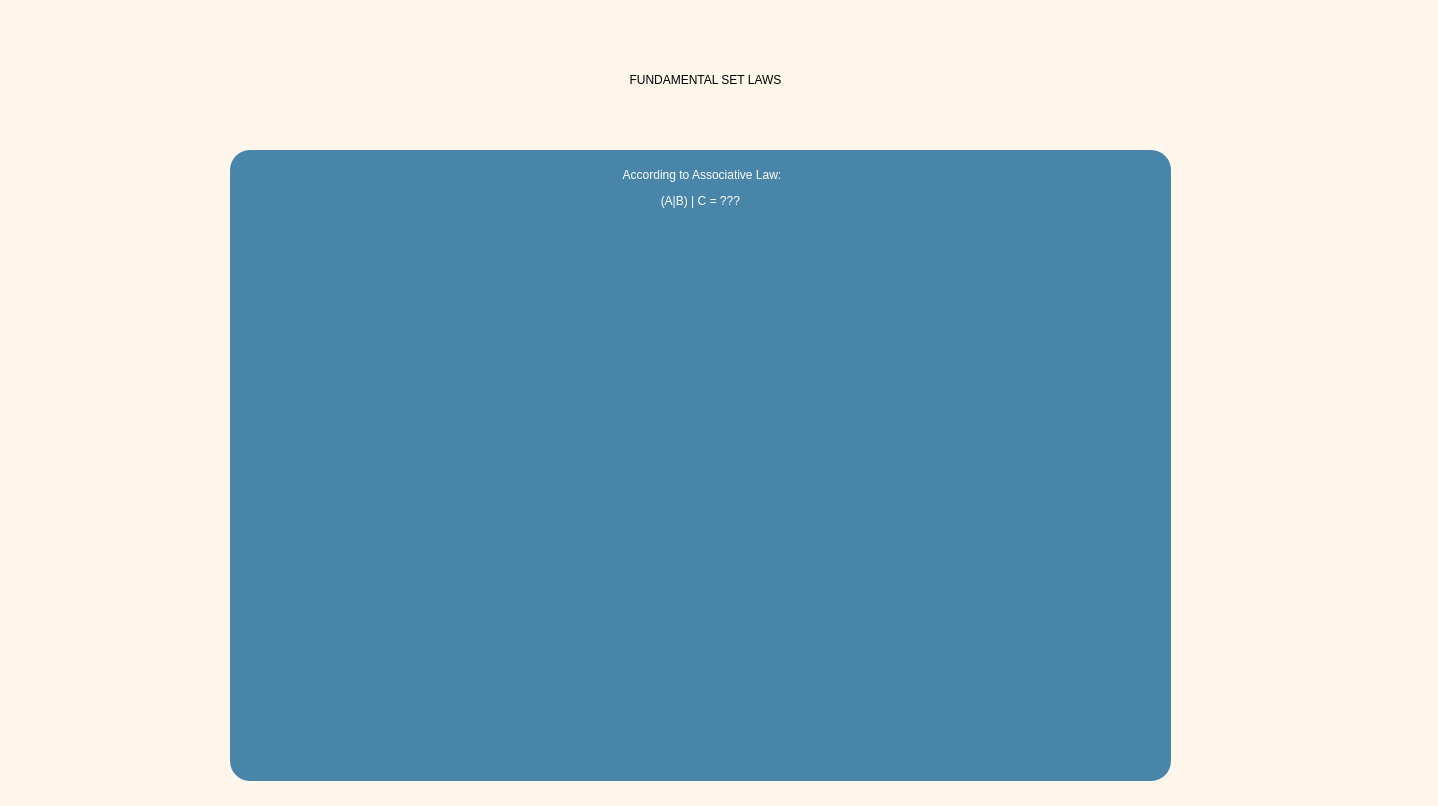
<?xml version="1.0" encoding="UTF-8"?>
<ui version="4.0">
 <class>MainWindow</class>
 <widget class="QMainWindow" name="MainWindow">
  <property name="geometry">
   <rect>
    <x>0</x>
    <y>0</y>
    <width>1438</width>
    <height>806</height>
   </rect>
  </property>
  <property name="windowTitle">
   <string>MainWindow</string>
  </property>
  <property name="autoFillBackground">
   <bool>false</bool>
  </property>
  <property name="styleSheet">
   <string notr="true">QWidget{
	background-color: rgba(255, 246, 233, 168);
}

QPushButton{
	background-color: rgb(73,133,168);
	border-radius: 20%;
	color: white;
	font: 16pt &quot;Verdana&quot;;
}

QPushButton:hover{
	background-color: rgb(93,153,168);
	border: 2px solid rgb(53, 54, 90);
}
</string>
  </property>
  <widget class="QWidget" name="centralwidget">
   <property name="styleSheet">
    <string notr="true"/>
   </property>
   <widget class="QLabel" name="Question_label">
    <property name="geometry">
     <rect>
      <x>230</x>
      <y>150</y>
      <width>941</width>
      <height>631</height>
     </rect>
    </property>
    <property name="styleSheet">
     <string notr="true">#Question_label{
	background-color: rgb(73, 133, 168);
	font: italic 26pt &quot;Verdana&quot;;
	color: white;
	border-radius: 20%;
	padding-top: 15%;
}

#Question_label::hover{
	background-color:transparent;
	color: black;
}</string>
    </property>
    <property name="text">
     <string>&lt;html&gt;&lt;head/&gt;&lt;body&gt;&lt;p align=&quot;center&quot;&gt;According to Associative Law:&lt;/p&gt;&lt;p align=&quot;center&quot;&gt;(A|B) | C = ??? &lt;/p&gt;&lt;/body&gt;&lt;/html&gt;</string>
    </property>
    <property name="textFormat">
     <enum>Qt::RichText</enum>
    </property>
    <property name="scaledContents">
     <bool>true</bool>
    </property>
    <property name="alignment">
     <set>Qt::AlignLeading|Qt::AlignLeft|Qt::AlignTop</set>
    </property>
    <property name="margin">
     <number>0</number>
    </property>
   </widget>
   <widget class="QLabel" name="Answer_label">
    <property name="geometry">
     <rect>
      <x>230</x>
      <y>150</y>
      <width>941</width>
      <height>631</height>
     </rect>
    </property>
    <property name="styleSheet">
     <string notr="true">#Answer_label{
	background-color: white;
	border-radius: 20%;
	font: bold 32pt &quot;Verdana&quot;;
}</string>
    </property>
    <property name="text">
     <string>&lt;html&gt;&lt;head/&gt;&lt;body&gt;&lt;p align=&quot;center&quot;&gt;&lt;br/&gt;&lt;/p&gt;&lt;p align=&quot;center&quot;&gt;&lt;br/&gt;&lt;/p&gt;&lt;p align=&quot;center&quot;&gt;A | (B|C)&lt;/p&gt;&lt;p align=&quot;center&quot;&gt;&lt;br/&gt;&lt;/p&gt;&lt;p align=&quot;center&quot;&gt;&lt;br/&gt;&lt;/p&gt;&lt;p align=&quot;center&quot;&gt;&lt;br/&gt;&lt;/p&gt;&lt;p align=&quot;center&quot;&gt;&lt;br/&gt;&lt;/p&gt;&lt;p align=&quot;center&quot;&gt;&lt;br/&gt;&lt;/p&gt;&lt;p align=&quot;center&quot;&gt;&lt;br/&gt;&lt;/p&gt;&lt;p align=&quot;center&quot;&gt;&lt;br/&gt;&lt;/p&gt;&lt;/body&gt;&lt;/html&gt;</string>
    </property>
    <property name="textFormat">
     <enum>Qt::RichText</enum>
    </property>
    <property name="scaledContents">
     <bool>true</bool>
    </property>
    <property name="alignment">
     <set>Qt::AlignLeading|Qt::AlignLeft|Qt::AlignTop</set>
    </property>
    <property name="margin">
     <number>2</number>
    </property>
   </widget>
   <widget class="QLabel" name="Image_label">
    <property name="geometry">
     <rect>
      <x>390</x>
      <y>410</y>
      <width>671</width>
      <height>351</height>
     </rect>
    </property>
    <property name="text">
     <string/>
    </property>
    <property name="pixmap">
     <pixmap>../../../../Desktop/Screenshot 2022-03-20 at 1.49.05 AM.png</pixmap>
    </property>
    <property name="scaledContents">
     <bool>true</bool>
    </property>
   </widget>
   <widget class="QPushButton" name="next_button">
    <property name="geometry">
     <rect>
      <x>1220</x>
      <y>790</y>
      <width>111</width>
      <height>51</height>
     </rect>
    </property>
    <property name="styleSheet">
     <string notr="true"/>
    </property>
    <property name="text">
     <string>Next</string>
    </property>
   </widget>
   <widget class="QPushButton" name="main_menu_button">
    <property name="geometry">
     <rect>
      <x>50</x>
      <y>790</y>
      <width>131</width>
      <height>51</height>
     </rect>
    </property>
    <property name="styleSheet">
     <string notr="true"/>
    </property>
    <property name="text">
     <string>Main Menu</string>
    </property>
   </widget>
   <widget class="QLabel" name="header">
    <property name="geometry">
     <rect>
      <x>40</x>
      <y>30</y>
      <width>1331</width>
      <height>101</height>
     </rect>
    </property>
    <property name="styleSheet">
     <string notr="true">#header{
	font: 70pt bold &quot;Verdana&quot;;
	text-align: center;

}</string>
    </property>
    <property name="text">
     <string>&lt;html&gt;&lt;head/&gt;&lt;body&gt;&lt;p align=&quot;center&quot;&gt;FUNDAMENTAL SET LAWS&lt;/p&gt;&lt;/body&gt;&lt;/html&gt;</string>
    </property>
   </widget>
   <zorder>Answer_label</zorder>
   <zorder>Image_label</zorder>
   <zorder>next_button</zorder>
   <zorder>header</zorder>
   <zorder>Question_label</zorder>
   <zorder>main_menu_button</zorder>
  </widget>
  <widget class="QStatusBar" name="statusbar"/>
 </widget>
 <resources/>
 <connections/>
</ui>
